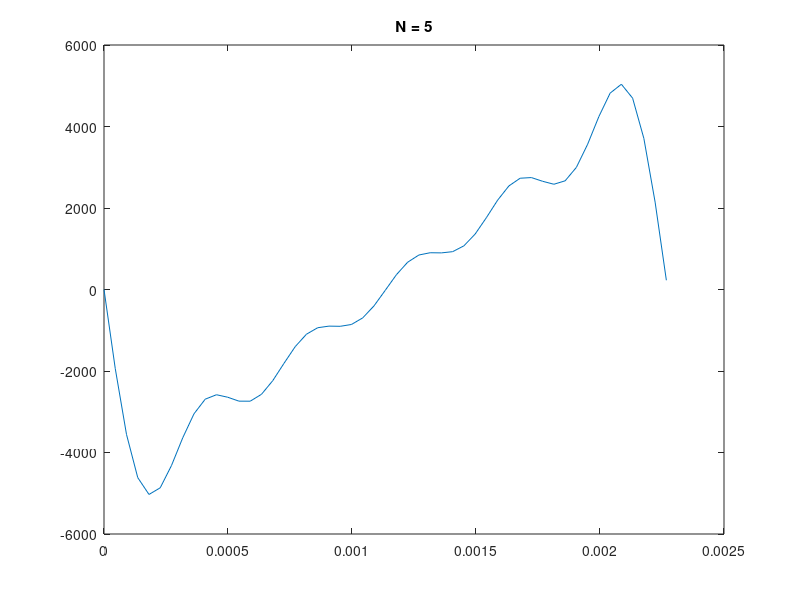

Write the MATLAB code that produced this figure.
%--------------------------------------%
%      Código relativo ao 1            %                                   
%--------------------------------------%

clc
clear
close all

T = 1/440;
f = 1/T; 
A = 5000;
Fs =22050;
t=[0:1/Fs:T];
x = 0;
xs = [0:1:50];
N=5;

for k=1:N
  x =x -((2*A)/(pi*k))*sin(((2*pi)/T)*k*t);
end
plot(t, x);
hold on;
title('N = 5')

